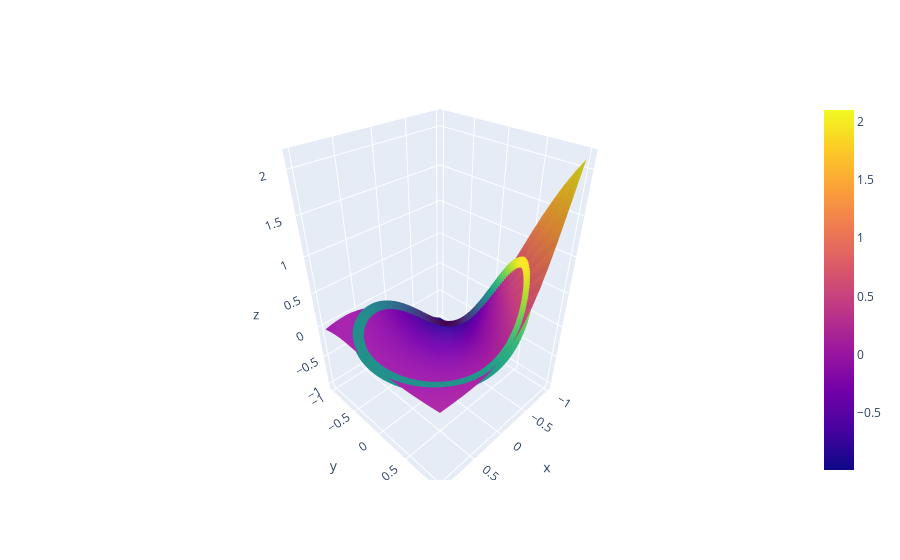

The notebook cell saved with this chart:
### Code cell
fig = go.Figure(data=[go.Scatter3d(x=data['x'], y=data['y'], z=data['bc_recovery'],
                                   marker=dict(size=4,color=data['bc_recovery'],colorscale='Viridis'),
                                   line=dict(color=data['bc_recovery'],width=2)),
                      go.Surface(z=solution_recovery, x=x, y=y)])
fig.show()

### Figure 1 — Plotly figure (JSON) as saved in the notebook; plotly's stock layout.template omitted (floating-point values rounded to 4 significant figures; data arrays with more than 128 entries replaced by an {"elided": "..."} marker saying what was removed)
{"data": [{"line": {"color": {"elided": "200 float values"}, "width": 2}, "marker": {"color": {"elided": "200 float values"}, "colorscale": [[0, "#440154"], [0.1111, "#482878"], [0.2222, "#3e4989"], [0.3333, "#31688e"], [0.4444, "#26828e"], [0.5556, "#1f9e89"], [0.6667, "#35b779"], [0.7778, "#6ece58"], [0.8889, "#b5de2b"], [1, "#fde725"]], "size": 4}, "type": "scatter3d", "x": {"elided": "200 float values"}, "y": {"elided": "200 float values"}, "z": {"elided": "200 float values"}}, {"type": "surface", "x": [-1, -0.9, -0.8, -0.7, -0.6, -0.5, -0.4, -0.3, -0.2, -0.1, 0, 0.1, 0.2, 0.3, 0.4, 0.5, 0.6, 0.7, 0.8, 0.9, 1], "y": [-1, -0.9, -0.8, -0.7, -0.6, -0.5, -0.4, -0.3, -0.2, -0.1, 0, 0.1, 0.2, 0.3, 0.4, 0.5, 0.6, 0.7, 0.8, 0.9, 1], "z": {"elided": "21x21 float values"}}], "layout": {}}
